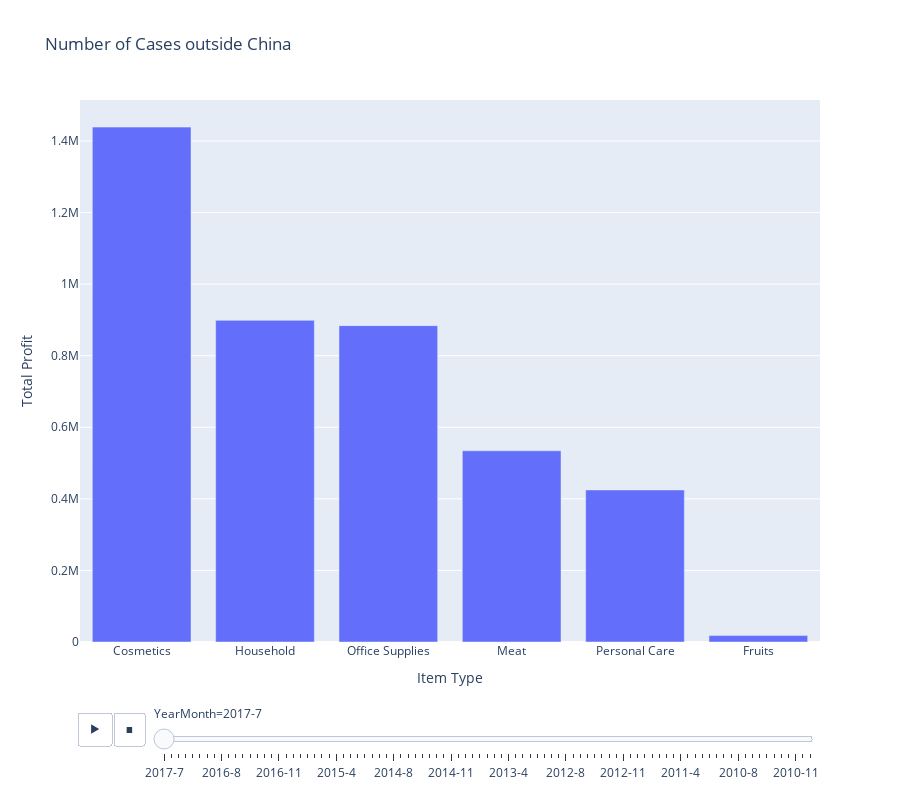

Notebook code cell kept with this figure:
### Code cell
fig = px.bar(df_profit_month, 
             y="Total Profit", x="Item Type", height=800,
             title='Number of Cases outside China',
             animation_frame="YearMonth")
fig.update_layout(uniformtext_minsize=8, uniformtext_mode='hide')
fig.show()

### Figure 1 — Plotly figure (JSON) as saved in the notebook; plotly's stock layout.template omitted (floating-point values rounded to 4 significant figures)
{"data": [{"alignmentgroup": "True", "hoverlabel": {"namelength": 0}, "hovertemplate": "YearMonth=2017-7<br>Item Type=%{x}<br>Total Profit=%{y}", "legendgroup": "", "marker": {"color": "#636efa"}, "name": "", "offsetgroup": "", "orientation": "v", "showlegend": false, "textposition": "auto", "type": "bar", "x": ["Cosmetics", "Household", "Office Supplies", "Meat", "Personal Care", "Fruits"], "xaxis": "x", "y": [1439000.0, 898800.0, 884000.0, 534300.0, 424900.0, 17930.0], "yaxis": "y"}], "layout": {"barmode": "relative", "height": 800, "legend": {"tracegroupgap": 0}, "sliders": [{"active": 0, "currentvalue": {"prefix": "YearMonth="}, "len": 0.9, "pad": {"b": 10, "t": 60}, "steps": [{"args": [["2017-7"], {"frame": {"duration": 0, "redraw": true}, "fromcurrent": true, "mode": "immediate", "transition": {"duration": 0, "easing": "linear"}}], "label": "2017-7", "method": "animate"}, {"args": [["2017-6"], {"frame": {"duration": 0, "redraw": true}, "fromcurrent": true, "mode": "immediate", "transition": {"duration": 0, "easing": "linear"}}], "label": "2017-6", "method": "animate"}, {"args": [["2017-5"], {"frame": {"duration": 0, "redraw": true}, "fromcurrent": true, "mode": "immediate", "transition": {"duration": 0, "easing": "linear"}}], "label": "2017-5", "method": "animate"}, {"args": [["2017-4"], {"frame": {"duration": 0, "redraw": true}, "fromcurrent": true, "mode": "immediate", "transition": {"duration": 0, "easing": "linear"}}], "label": "2017-4", "method": "animate"}, {"args": [["2017-3"], {"frame": {"duration": 0, "redraw": true}, "fromcurrent": true, "mode": "immediate", "transition": {"duration": 0, "easing": "linear"}}], "label": "2017-3", "method": "animate"}, {"args": [["2017-2"], {"frame": {"duration": 0, "redraw": true}, "fromcurrent": true, "mode": "immediate", "transition": {"duration": 0, "easing": "linear"}}], "label": "2017-2", "method": "animate"}, {"args": [["2017-1"], {"frame": {"duration": 0, "redraw": true}, "fromcurrent": true, "mode": "immediate", "transition": {"duration": 0, "easing": "linear"}}], "label": "2017-1", "method": "animate"}, {"args": [["2016-9"], {"frame": {"duration": 0, "redraw": true}, "fromcurrent": true, "mode": "immediate", "transition": {"duration": 0, "easing": "linear"}}], "label": "2016-9", "method": "animate"}, {"args": [["2016-8"], {"frame": {"duration": 0, "redraw": true}, "fromcurrent": true, "mode": "immediate", "transition": {"duration": 0, "easing": "linear"}}], "label": "2016-8", "method": "animate"}, {"args": [["2016-7"], {"frame": {"duration": 0, "redraw": true}, "fromcurrent": true, "mode": "immediate", "transition": {"duration": 0, "easing": "linear"}}], "label": "2016-7", "method": "animate"}, {"args": [["2016-6"], {"frame": {"duration": 0, "redraw": true}, "fromcurrent": true, "mode": "immediate", "transition": {"duration": 0, "easing": "linear"}}], "label": "2016-6", "method": "animate"}, {"args": [["2016-5"], {"frame": {"duration": 0, "redraw": true}, "fromcurrent": true, "mode": "immediate", "transition": {"duration": 0, "easing": "linear"}}], "label": "2016-5", "method": "animate"}, {"args": [["2016-4"], {"frame": {"duration": 0, "redraw": true}, "fromcurrent": true, "mode": "immediate", "transition": {"duration": 0, "easing": "linear"}}], "label": "2016-4", "method": "animate"}, {"args": [["2016-3"], {"frame": {"duration": 0, "redraw": true}, "fromcurrent": true, "mode": "immediate", "transition": {"duration": 0, "easing": "linear"}}], "label": "2016-3", "method": "animate"}, {"args": [["2016-2"], {"frame": {"duration": 0, "redraw": true}, "fromcurrent": true, "mode": "immediate", "transition": {"duration": 0, "easing": "linear"}}], "label": "2016-2", "method": "animate"}, {"args": [["2016-12"], {"frame": {"duration": 0, "redraw": true}, "fromcurrent": true, "mode": "immediate", "transition": {"duration": 0, "easing": "linear"}}], "label": "2016-12", "method": "animate"}, {"args": [["2016-11"], {"frame": {"duration": 0, "redraw": true}, "fromcurrent": true, "mode": "immediate", "transition": {"duration": 0, "easing": "linear"}}], "label": "2016-11", "method": "animate"}, {"args": [["2016-10"], {"frame": {"duration": 0, "redraw": true}, "fromcurrent": true, "mode": "immediate", "transition": {"duration": 0, "easing": "linear"}}], "label": "2016-10", "method": "animate"}, {"args": [["2016-1"], {"frame": {"duration": 0, "redraw": true}, "fromcurrent": true, "mode": "immediate", "transition": {"duration": 0, "easing": "linear"}}], "label": "2016-1", "method": "animate"}, {"args": [["2015-9"], {"frame": {"duration": 0, "redraw": true}, "fromcurrent": true, "mode": "immediate", "transition": {"duration": 0, "easing": "linear"}}], "label": "2015-9", "method": "animate"}, {"args": [["2015-8"], {"frame": {"duration": 0, "redraw": true}, "fromcurrent": true, "mode": "immediate", "transition": {"duration": 0, "easing": "linear"}}], "label": "2015-8", "method": "animate"}, {"args": [["2015-7"], {"frame": {"duration": 0, "redraw": true}, "fromcurrent": true, "mode": "immediate", "transition": {"duration": 0, "easing": "linear"}}], "label": "2015-7", "method": "animate"}, {"args": [["2015-6"], {"frame": {"duration": 0, "redraw": true}, "fromcurrent": true, "mode": "immediate", "transition": {"duration": 0, "easing": "linear"}}], "label": "2015-6", "method": "animate"}, {"args": [["2015-5"], {"frame": {"duration": 0, "redraw": true}, "fromcurrent": true, "mode": "immediate", "transition": {"duration": 0, "easing": "linear"}}], "label": "2015-5", "method": "animate"}, {"args": [["2015-4"], {"frame": {"duration": 0, "redraw": true}, "fromcurrent": true, "mode": "immediate", "transition": {"duration": 0, "easing": "linear"}}], "label": "2015-4", "method": "animate"}, {"args": [["2015-3"], {"frame": {"duration": 0, "redraw": true}, "fromcurrent": true, "mode": "immediate", "transition": {"duration": 0, "easing": "linear"}}], "label": "2015-3", "method": "animate"}, {"args": [["2015-2"], {"frame": {"duration": 0, "redraw": true}, "fromcurrent": true, "mode": "immediate", "transition": {"duration": 0, "easing": "linear"}}], "label": "2015-2", "method": "animate"}, {"args": [["2015-12"], {"frame": {"duration": 0, "redraw": true}, "fromcurrent": true, "mode": "immediate", "transition": {"duration": 0, "easing": "linear"}}], "label": "2015-12", "method": "animate"}, {"args": [["2015-11"], {"frame": {"duration": 0, "redraw": true}, "fromcurrent": true, "mode": "immediate", "transition": {"duration": 0, "easing": "linear"}}], "label": "2015-11", "method": "animate"}, {"args": [["2015-10"], {"frame": {"duration": 0, "redraw": true}, "fromcurrent": true, "mode": "immediate", "transition": {"duration": 0, "easing": "linear"}}], "label": "2015-10", "method": "animate"}, {"args": [["2015-1"], {"frame": {"duration": 0, "redraw": true}, "fromcurrent": true, "mode": "immediate", "transition": {"duration": 0, "easing": "linear"}}], "label": "2015-1", "method": "animate"}, {"args": [["2014-9"], {"frame": {"duration": 0, "redraw": true}, "fromcurrent": true, "mode": "immediate", "transition": {"duration": 0, "easing": "linear"}}], "label": "2014-9", "method": "animate"}, {"args": [["2014-8"], {"frame": {"duration": 0, "redraw": true}, "fromcurrent": true, "mode": "immediate", "transition": {"duration": 0, "easing": "linear"}}], "label": "2014-8", "method": "animate"}, {"args": [["2014-7"], {"frame": {"duration": 0, "redraw": true}, "fromcurrent": true, "mode": "immediate", "transition": {"duration": 0, "easing": "linear"}}], "label": "2014-7", "method": "animate"}, {"args": [["2014-6"], {"frame": {"duration": 0, "redraw": true}, "fromcurrent": true, "mode": "immediate", "transition": {"duration": 0, "easing": "linear"}}], "label": "2014-6", "method": "animate"}, {"args": [["2014-5"], {"frame": {"duration": 0, "redraw": true}, "fromcurrent": true, "mode": "immediate", "transition": {"duration": 0, "easing": "linear"}}], "label": "2014-5", "method": "animate"}, {"args": [["2014-4"], {"frame": {"duration": 0, "redraw": true}, "fromcurrent": true, "mode": "immediate", "transition": {"duration": 0, "easing": "linear"}}], "label": "2014-4", "method": "animate"}, {"args": [["2014-3"], {"frame": {"duration": 0, "redraw": true}, "fromcurrent": true, "mode": "immediate", "transition": {"duration": 0, "easing": "linear"}}], "label": "2014-3", "method": "animate"}, {"args": [["2014-2"], {"frame": {"duration": 0, "redraw": true}, "fromcurrent": true, "mode": "immediate", "transition": {"duration": 0, "easing": "linear"}}], "label": "2014-2", "method": "animate"}, {"args": [["2014-12"], {"frame": {"duration": 0, "redraw": true}, "fromcurrent": true, "mode": "immediate", "transition": {"duration": 0, "easing": "linear"}}], "label": "2014-12", "method": "animate"}, {"args": [["2014-11"], {"frame": {"duration": 0, "redraw": true}, "fromcurrent": true, "mode": "immediate", "transition": {"duration": 0, "easing": "linear"}}], "label": "2014-11", "method": "animate"}, {"args": [["2014-10"], {"frame": {"duration": 0, "redraw": true}, "fromcurrent": true, "mode": "immediate", "transition": {"duration": 0, "easing": "linear"}}], "label": "2014-10", "method": "animate"}, {"args": [["2014-1"], {"frame": {"duration": 0, "redraw": true}, "fromcurrent": true, "mode": "immediate", "transition": {"duration": 0, "easing": "linear"}}], "label": "2014-1", "method": "animate"}, {"args": [["2013-9"], {"frame": {"duration": 0, "redraw": true}, "fromcurrent": true, "mode": "immediate", "transition": {"duration": 0, "easing": "linear"}}], "label": "2013-9", "method": "animate"}, {"args": [["2013-8"], {"frame": {"duration": 0, "redraw": true}, "fromcurrent": true, "mode": "immediate", "transition": {"duration": 0, "easing": "linear"}}], "label": "2013-8", "method": "animate"}, {"args": [["2013-7"], {"frame": {"duration": 0, "redraw": true}, "fromcurrent": true, "mode": "immediate", "transition": {"duration": 0, "easing": "linear"}}], "label": "2013-7", "method": "animate"}, {"args": [["2013-6"], {"frame": {"duration": 0, "redraw": true}, "fromcurrent": true, "mode": "immediate", "transition": {"duration": 0, "easing": "linear"}}], "label": "2013-6", "method": "animate"}, {"args": [["2013-5"], {"frame": {"duration": 0, "redraw": true}, "fromcurrent": true, "mode": "immediate", "transition": {"duration": 0, "easing": "linear"}}], "label": "2013-5", "method": "animate"}, {"args": [["2013-4"], {"frame": {"duration": 0, "redraw": true}, "fromcurrent": true, "mode": "immediate", "transition": {"duration": 0, "easing": "linear"}}], "label": "2013-4", "method": "animate"}, {"args": [["2013-3"], {"frame": {"duration": 0, "redraw": true}, "fromcurrent": true, "mode": "immediate", "transition": {"duration": 0, "easing": "linear"}}], "label": "2013-3", "method": "animate"}, {"args": [["2013-2"], {"frame": {"duration": 0, "redraw": true}, "fromcurrent": true, "mode": "immediate", "transition": {"duration": 0, "easing": "linear"}}], "label": "2013-2", "method": "animate"}, {"args": [["2013-12"], {"frame": {"duration": 0, "redraw": true}, "fromcurrent": true, "mode": "immediate", "transition": {"duration": 0, "easing": "linear"}}], "label": "2013-12", "method": "animate"}, {"args": [["2013-11"], {"frame": {"duration": 0, "redraw": true}, "fromcurrent": true, "mode": "immediate", "transition": {"duration": 0, "easing": "linear"}}], "label": "2013-11", "method": "animate"}, {"args": [["2013-10"], {"frame": {"duration": 0, "redraw": true}, "fromcurrent": true, "mode": "immediate", "transition": {"duration": 0, "easing": "linear"}}], "label": "2013-10", "method": "animate"}, {"args": [["2013-1"], {"frame": {"duration": 0, "redraw": true}, "fromcurrent": true, "mode": "immediate", "transition": {"duration": 0, "easing": "linear"}}], "label": "2013-1", "method": "animate"}, {"args": [["2012-9"], {"frame": {"duration": 0, "redraw": true}, "fromcurrent": true, "mode": "immediate", "transition": {"duration": 0, "easing": "linear"}}], "label": "2012-9", "method": "animate"}, {"args": [["2012-8"], {"frame": {"duration": 0, "redraw": true}, "fromcurrent": true, "mode": "immediate", "transition": {"duration": 0, "easing": "linear"}}], "label": "2012-8", "method": "animate"}, {"args": [["2012-7"], {"frame": {"duration": 0, "redraw": true}, "fromcurrent": true, "mode": "immediate", "transition": {"duration": 0, "easing": "linear"}}], "label": "2012-7", "method": "animate"}, {"args": [["2012-6"], {"frame": {"duration": 0, "redraw": true}, "fromcurrent": true, "mode": "immediate", "transition": {"duration": 0, "easing": "linear"}}], "label": "2012-6", "method": "animate"}, {"args": [["2012-5"], {"frame": {"duration": 0, "redraw": true}, "fromcurrent": true, "mode": "immediate", "transition": {"duration": 0, "easing": "linear"}}], "label": "2012-5", "method": "animate"}, {"args": [["2012-4"], {"frame": {"duration": 0, "redraw": true}, "fromcurrent": true, "mode": "immediate", "transition": {"duration": 0, "easing": "linear"}}], "label": "2012-4", "method": "animate"}, {"args": [["2012-3"], {"frame": {"duration": 0, "redraw": true}, "fromcurrent": true, "mode": "immediate", "transition": {"duration": 0, "easing": "linear"}}], "label": "2012-3", "method": "animate"}, {"args": [["2012-2"], {"frame": {"duration": 0, "redraw": true}, "fromcurrent": true, "mode": "immediate", "transition": {"duration": 0, "easing": "linear"}}], "label": "2012-2", "method": "animate"}, {"args": [["2012-12"], {"frame": {"duration": 0, "redraw": true}, "fromcurrent": true, "mode": "immediate", "transition": {"duration": 0, "easing": "linear"}}], "label": "2012-12", "method": "animate"}, {"args": [["2012-11"], {"frame": {"duration": 0, "redraw": true}, "fromcurrent": true, "mode": "immediate", "transition": {"duration": 0, "easing": "linear"}}], "label": "2012-11", "method": "animate"}, {"args": [["2012-10"], {"frame": {"duration": 0, "redraw": true}, "fromcurrent": true, "mode": "immediate", "transition": {"duration": 0, "easing": "linear"}}], "label": "2012-10", "method": "animate"}, {"args": [["2012-1"], {"frame": {"duration": 0, "redraw": true}, "fromcurrent": true, "mode": "immediate", "transition": {"duration": 0, "easing": "linear"}}], "label": "2012-1", "method": "animate"}, {"args": [["2011-9"], {"frame": {"duration": 0, "redraw": true}, "fromcurrent": true, "mode": "immediate", "transition": {"duration": 0, "easing": "linear"}}], "label": "2011-9", "method": "animate"}, {"args": [["2011-8"], {"frame": {"duration": 0, "redraw": true}, "fromcurrent": true, "mode": "immediate", "transition": {"duration": 0, "easing": "linear"}}], "label": "2011-8", "method": "animate"}, {"args": [["2011-7"], {"frame": {"duration": 0, "redraw": true}, "fromcurrent": true, "mode": "immediate", "transition": {"duration": 0, "easing": "linear"}}], "label": "2011-7", "method": "animate"}, {"args": [["2011-6"], {"frame": {"duration": 0, "redraw": true}, "fromcurrent": true, "mode": "immediate", "transition": {"duration": 0, "easing": "linear"}}], "label": "2011-6", "method": "animate"}, {"args": [["2011-5"], {"frame": {"duration": 0, "redraw": true}, "fromcurrent": true, "mode": "immediate", "transition": {"duration": 0, "easing": "linear"}}], "label": "2011-5", "method": "animate"}, {"args": [["2011-4"], {"frame": {"duration": 0, "redraw": true}, "fromcurrent": true, "mode": "immediate", "transition": {"duration": 0, "easing": "linear"}}], "label": "2011-4", "method": "animate"}, {"args": [["2011-3"], {"frame": {"duration": 0, "redraw": true}, "fromcurrent": true, "mode": "immediate", "transition": {"duration": 0, "easing": "linear"}}], "label": "2011-3", "method": "animate"}, {"args": [["2011-2"], {"frame": {"duration": 0, "redraw": true}, "fromcurrent": true, "mode": "immediate", "transition": {"duration": 0, "easing": "linear"}}], "label": "2011-2", "method": "animate"}, {"args": [["2011-12"], {"frame": {"duration": 0, "redraw": true}, "fromcurrent": true, "mode": "immediate", "transition": {"duration": 0, "easing": "linear"}}], "label": "2011-12", "method": "animate"}, {"args": [["2011-11"], {"frame": {"duration": 0, "redraw": true}, "fromcurrent": true, "mode": "immediate", "transition": {"duration": 0, "easing": "linear"}}], "label": "2011-11", "method": "animate"}, {"args": [["2011-10"], {"frame": {"duration": 0, "redraw": true}, "fromcurrent": true, "mode": "immediate", "transition": {"duration": 0, "easing": "linear"}}], "label": "2011-10", "method": "animate"}, {"args": [["2011-1"], {"frame": {"duration": 0, "redraw": true}, "fromcurrent": true, "mode": "immediate", "transition": {"duration": 0, "easing": "linear"}}], "label": "2011-1", "method": "animate"}, {"args": [["2010-9"], {"frame": {"duration": 0, "redraw": true}, "fromcurrent": true, "mode": "immediate", "transition": {"duration": 0, "easing": "linear"}}], "label": "2010-9", "method": "animate"}, {"args": [["2010-8"], {"frame": {"duration": 0, "redraw": true}, "fromcurrent": true, "mode": "immediate", "transition": {"duration": 0, "easing": "linear"}}], "label": "2010-8", "method": "animate"}, {"args": [["2010-7"], {"frame": {"duration": 0, "redraw": true}, "fromcurrent": true, "mode": "immediate", "transition": {"duration": 0, "easing": "linear"}}], "label": "2010-7", "method": "animate"}, {"args": [["2010-6"], {"frame": {"duration": 0, "redraw": true}, "fromcurrent": true, "mode": "immediate", "transition": {"duration": 0, "easing": "linear"}}], "label": "2010-6", "method": "animate"}, {"args": [["2010-5"], {"frame": {"duration": 0, "redraw": true}, "fromcurrent": true, "mode": "immediate", "transition": {"duration": 0, "easing": "linear"}}], "label": "2010-5", "method": "animate"}, {"args": [["2010-4"], {"frame": {"duration": 0, "redraw": true}, "fromcurrent": true, "mode": "immediate", "transition": {"duration": 0, "easing": "linear"}}], "label": "2010-4", "method": "animate"}, {"args": [["2010-3"], {"frame": {"duration": 0, "redraw": true}, "fromcurrent": true, "mode": "immediate", "transition": {"duration": 0, "easing": "linear"}}], "label": "2010-3", "method": "animate"}, {"args": [["2010-2"], {"frame": {"duration": 0, "redraw": true}, "fromcurrent": true, "mode": "immediate", "transition": {"duration": 0, "easing": "linear"}}], "label": "2010-2", "method": "animate"}, {"args": [["2010-12"], {"frame": {"duration": 0, "redraw": true}, "fromcurrent": true, "mode": "immediate", "transition": {"duration": 0, "easing": "linear"}}], "label": "2010-12", "method": "animate"}, {"args": [["2010-11"], {"frame": {"duration": 0, "redraw": true}, "fromcurrent": true, "mode": "immediate", "transition": {"duration": 0, "easing": "linear"}}], "label": "2010-11", "method": "animate"}, {"args": [["2010-10"], {"frame": {"duration": 0, "redraw": true}, "fromcurrent": true, "mode": "immediate", "transition": {"duration": 0, "easing": "linear"}}], "label": "2010-10", "method": "animate"}, {"args": [["2010-1"], {"frame": {"duration": 0, "redraw": true}, "fromcurrent": true, "mode": "immediate", "transition": {"duration": 0, "easing": "linear"}}], "label": "2010-1", "method": "animate"}], "x": 0.1, "xanchor": "left", "y": 0, "yanchor": "top"}], "title": {"text": "Number of Cases outside China"}, "uniformtext": {"minsize": 8, "mode": "hide"}, "updatemenus": [{"buttons": [{"args": [null, {"frame": {"duration": 500, "redraw": true}, "fromcurrent": true, "mode": "immediate", "transition": {"duration": 500, "easing": "linear"}}], "label": "&#9654;", "method": "animate"}, {"args": [[null], {"frame": {"duration": 0, "redraw": true}, "fromcurrent": true, "mode": "immediate", "transition": {"duration": 0, "easing": "linear"}}], "label": "&#9724;", "method": "animate"}], "direction": "left", "pad": {"r": 10, "t": 70}, "showactive": false, "type": "buttons", "x": 0.1, "xanchor": "right", "y": 0, "yanchor": "top"}], "xaxis": {"anchor": "y", "domain": [0, 1], "title": {"text": "Item Type"}}, "yaxis": {"anchor": "x", "domain": [0, 1], "title": {"text": "Total Profit"}}}}
